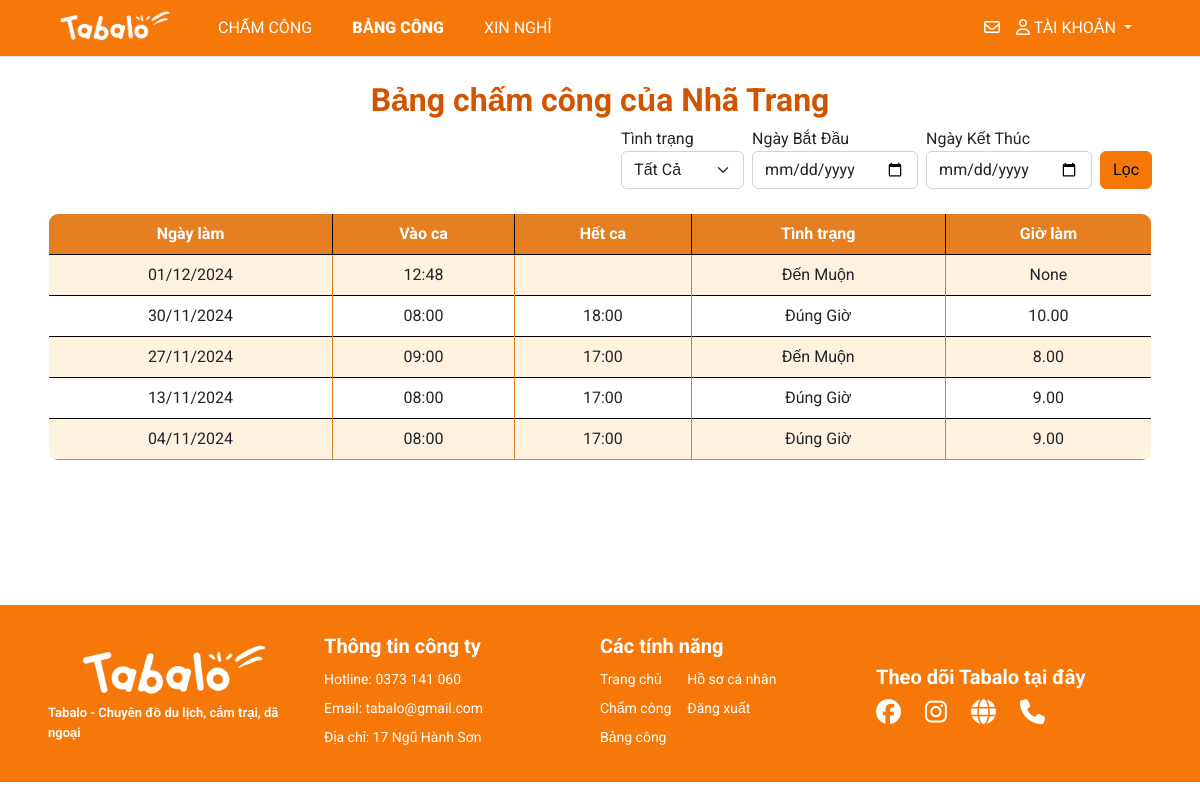
Page /sheet/33trangnha/ (signed in) on the earlier database version.
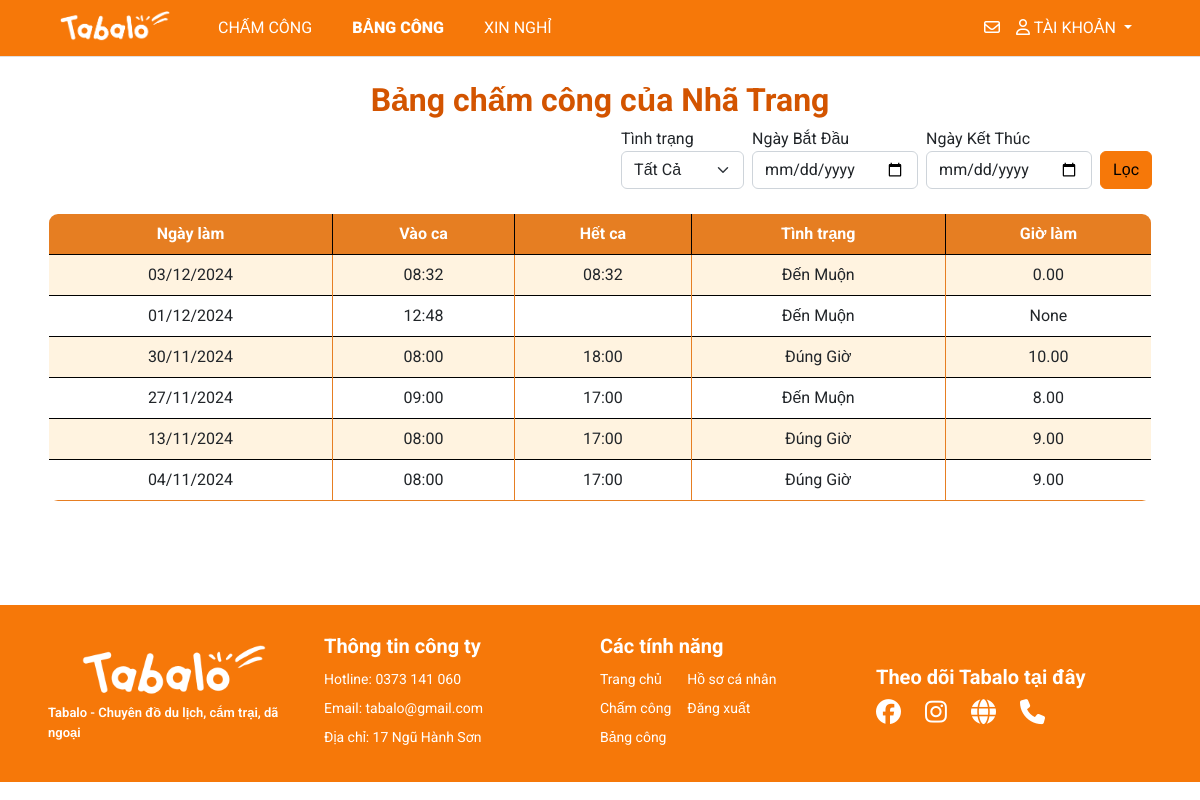
Same page on the later database version.
### myapp/models.py (models this page shows, shortened)
class Sheet(models.Model):
    user=models.ForeignKey(User,on_delete=models.CASCADE)
    date=models.DateField()
    checkin=models.TimeField()
    checkout=models.TimeField(blank=True, null=True)
    work_hour=models.DecimalField(max_digits=5, decimal_places=2, blank=True, null=True)
    status=models.CharField(max_length=20, choices=[('Đúng Giờ', 'Đúng Giờ'), ('Đến Muộn', 'Đến Muộn')], default='Đúng Giờ')
    ot = models.IntegerField(null=True, blank=True, default=1)
    late_time = models.IntegerField(null=True, blank=True, default=0)  # Add late_time field

### myapp/views.py (the view)
# urls.py: path('sheet/', views.main_sheet, name='main-sheet'),
def sheet(request, username):
    try:
        user = User.objects.get(username=username)
    except User.DoesNotExist:
        user = None
    if user and request.user.is_authenticated:
        if request.user.username == username:
            title = f'Bảng chấm công {username}'
            sheets = Sheet.objects.filter(user=user).order_by('-date')
            sheets.total_hour = sheets.aggregate(total_hour=Sum('work_hour'))['total_hour']
            sheets.count_late = sheets.filter(status='Muộn').count()
            status = request.GET.get('status', '')
            start_date = request.GET.get('start-date', '')
            end_date = request.GET.get('end-date', '')
            if status:
                sheets = sheets.filter(status=status)
            if start_date and end_date:
                sheets = sheets.filter(date__range=[start_date, end_date])
            elif start_date:
                sheets = sheets.filter(date__range=[start_date, datetime.now().date()])
            elif end_date:
                sheets = sheets.filter(date__range=[datetime.now().date(), end_date])
            context = {'title': title,
                        'start_date': start_date,
                        'end_date': end_date,
                        'status': status,
                       'sheets': sheets}
            return render(request, 'pages/sheet.html', context)
        else:
            messages.warning(request, 'Hãy vào tài khoản của mình để xem')
            return redirect('sheet', username=request.user.username)
    else:
        messages.error(request, 'Vui lòng đăng nhập')
        return redirect('home')

### management/context_processors.py (called while the page is built)
def pending_dayoff(request):
  count_pending = DayOffRequest.objects.filter(status='pending').count()
  return {'count_pending': count_pending}

### templates/pages/sheet.html (shortened to what this page needs)
{% extends '../layouts/base.html' %}
{% block main %}
<br>
<h1 style="text-align: center; font-size: 2rem; font-weight: bold; color: #D35400;">Bảng chấm công của {{ request.user.first_name }} {{ request.user.last_name }}</h1>
{% include 'partials/filter_sheet.html' %}
<br>
<table class="table table-hover table-bordered custom-border" style="border-radius: 10px; overflow: hidden;">
  <thead class="bg-tab text-white" style="background-color: #E67E22;">
    <tr>
      <th scope="col" class="text-center" style="vertical-align: middle;">Ngày làm</th>
      <th scope="col" class="text-center" style="vertical-align: middle;">Vào ca</th>
      <th scope="col" class="text-center" style="vertical-align: middle;">Hết ca</th>
      <th scope="col" class="text-center" style="vertical-align: middle;">Tình trạng</th>
      <th scope="col" class="text-center" style="vertical-align: middle;">Giờ làm</th>
    </tr>
  </thead>
  <tbody>
    {% for sheet in sheets %}
    <tr style="transition: background-color 0.3s;">
      <td class="text-center align-middle border-cell">{{ sheet.date|date:"d/m/Y" }}</td>
      <td class="text-center align-middle border-cell">{{ sheet.checkin|date:"H:i" }}</td>
      <td class="text-center align-middle border-cell">{{ sheet.checkout|date:"H:i" }}</td>
      <td class="text-center align-middle border-cell">{{ sheet.status }}</td>
      <td class="text-center align-middle border-cell">{{ sheet.work_hour }}</td>
    </tr>
    {% endfor %}
  </tbody>
</table>
<br>
{% endblock %}

Differences in the rows shown:
added Sheet: date "03/12/2024", checkin "08:32", checkout "08:32", status "Đến Muộn", work_hour "0.00"
